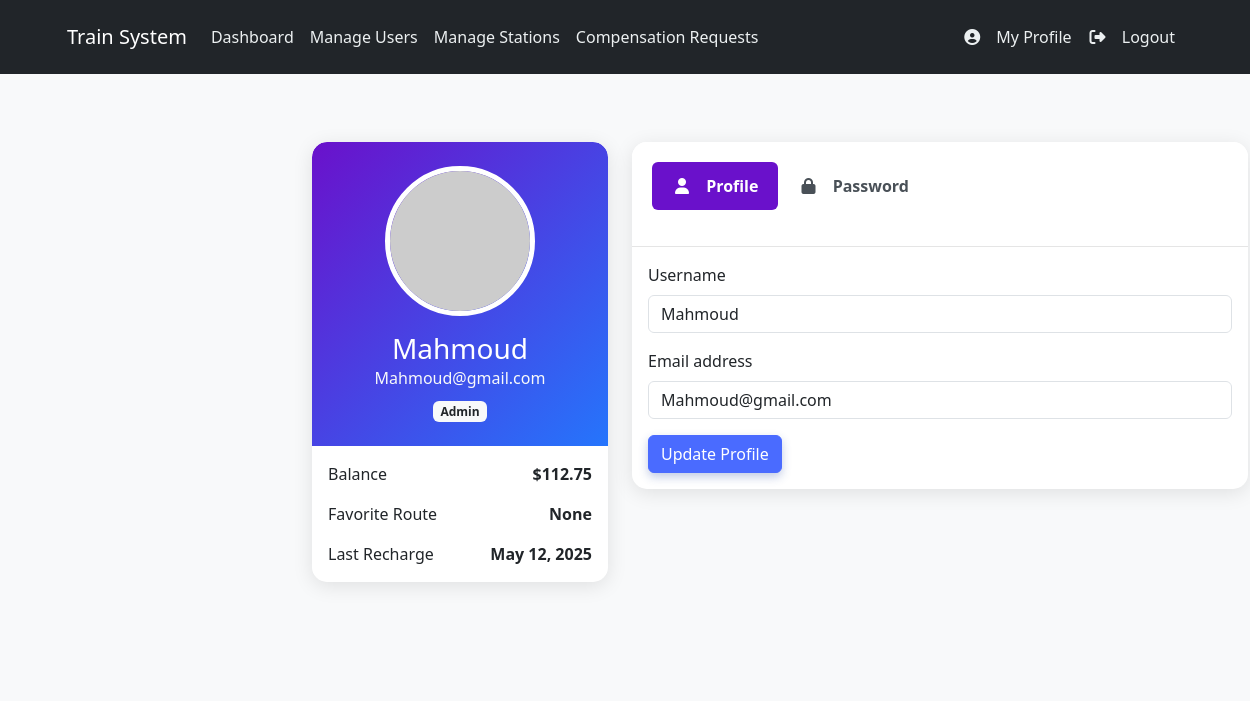
The app's page /views/User/my_profile.php (signed in), older data.
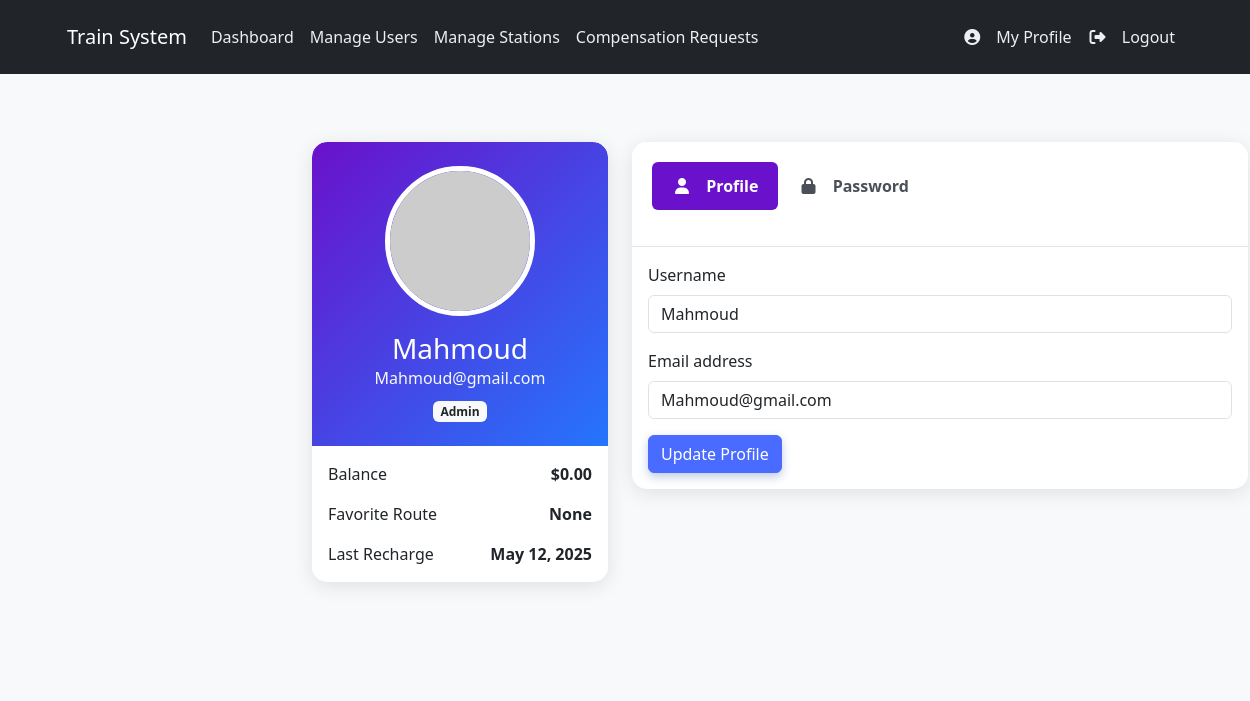
The same page, newer data.
### tables this page shows
CREATE TABLE `users` (
  `user_id` int(11) NOT NULL,
  `username` varchar(100) DEFAULT NULL,
  `email` varchar(100) DEFAULT NULL,
  `password` varchar(255) DEFAULT NULL,
  `balance` decimal(10,2) DEFAULT 0.00,
  `last_recharge_date` date DEFAULT NULL,
  `roleid` int(11) NOT NULL,
  `role` varchar(20) NOT NULL DEFAULT 'user',
  `created_at` timestamp NOT NULL DEFAULT current_timestamp(),
  `updated_at` timestamp NOT NULL DEFAULT current_timestamp() ON UPDATE current_timestamp()
);

### models/User.php (called while the page is built, shortened)
<?php
class User
{
    private PDO $conn;
    private string $table_name = "users";
    public int $role_id = 2;
    public function __construct(DBController|PDO $db)
    {
        if ($db instanceof DBController) {
            $conn = $db->getConnection();
            if (!$conn instanceof PDO) {
                throw new InvalidArgumentException("DBController did not provide a valid PDO connection to User model.");
            }
            $this->conn = $conn;
        } elseif ($db instanceof PDO) {
            $this->conn = $db;
        } else {
            throw new InvalidArgumentException("User model requires a PDO connection or a DBController that provides one.");
        }
    }
    public function getRoleName(): string
    {
        return match ($this->role_id) {
            1 => 'Admin',
            2 => 'User',
            3 => 'Station Master',
            default => 'Unknown Role',
        };
    }
    public function getUserById(int $id): bool
    {
        $query = "SELECT * FROM " . $this->table_name . " WHERE user_id = ? LIMIT 1";
        try {
            $stmt = $this->conn->prepare($query);
            $stmt->bindParam(1, $id, PDO::PARAM_INT);
            $stmt->execute();
            $row = $stmt->fetch(PDO::FETCH_ASSOC);
            if ($row) {
                $this->name = $row['username'];
                $this->email = $row['email'];
                $this->balance = (float)$row['balance'];
                $this->last_recharge_date = $row['last_recharge_date'];
                $this->role_id = (int)$row['roleid'];
                return true;
            }
            return false;
        } catch (PDOException $e) {
            error_log("User::getUserById - PDOException: " . $e->getMessage() . " for UserID: " . $id);
            return false;
        }
    }
}

### views/User/my_profile.php (the view, shortened to what the changed rows need)
<?php
require_once "../../models/User.php";
try {
    $db = DBController::getInstance();
    $pdo = $db->getConnection();
    $userModel = new User($pdo);
    if (!$userModel->getUserById($_SESSION['user_id'])) {
        error_log("Failed to load user data for ID: " . $_SESSION['user_id']);
        throw new Exception("Failed to load user data. Please try logging in again.");
    }
} catch (Exception $e) {
    $_SESSION['error_flash_message'] = $e->getMessage();
    header("Location: ../auth/login.php");
    exit();
}
require_once '../includes/header.php';
?>
<div class="main-content">
    <div class="container py-5">
        <div class="row">
            <div class="col-lg-4">
                <div class="card profile-card mb-4">
                    <div class="profile-header text-center py-4">
                        <div class="d-flex justify-content-center">
                            <img src="https://ui-avatars.com/api/?name=<?= urlencode($userModel->name) ?>&background=random"
                                alt="Profile Picture" class="profile-pic rounded-circle">
                        </div>
                        <h3 class="mt-3 mb-0"><?= htmlspecialchars($userModel->name) ?></h3>
                        <p class="text-light mb-2"><?= htmlspecialchars($userModel->email) ?></p>
                        <span class="badge bg-light text-dark"><?= htmlspecialchars($userModel->getRoleName()) ?></span>
                    </div>
                    <div class="card-body">
                        <div class="d-flex justify-content-between mb-3">
                            <span>Balance</span>
                            <strong>$<?= number_format($userModel->balance, 2) ?></strong>
                        </div>
                        <div class="d-flex justify-content-between">
                            <span>Last Recharge</span>
                            <strong><?= $userModel->last_recharge_date ? date('M j, Y', strtotime($userModel->last_recharge_date)) : 'Never' ?></strong>
                        </div>
                    </div>
                </div>
            </div>
            <div class="col-lg-8">
                <div class="card profile-card">
                    <div class="card-body">
                        <div class="tab-content" id="pills-tabContent">
                            <div class="tab-pane fade show active" id="profile" role="tabpanel">
                                <form method="POST">
                                    <div class="mb-3">
                                        <label class="form-label">Username</label>
                                        <input type="text" class="form-control" name="username"
                                            value="<?= htmlspecialchars($userModel->name) ?>" required>
                                    </div>
                                    <div class="mb-3">
                                        <label class="form-label">Email address</label>
                                        <input type="email" class="form-control" name="email"
                                            value="<?= htmlspecialchars($userModel->email) ?>" required>
                                    </div>
                                </form>
                            </div>
                        </div>
                    </div>
                </div>
            </div>
        </div>
    </div>
</div>
<?php require_once '../includes/footer.php'; ?>

Row changes from the older to the newer data that the page shows:
changed users "Mahmoud": balance "112.75" → "0.00"
